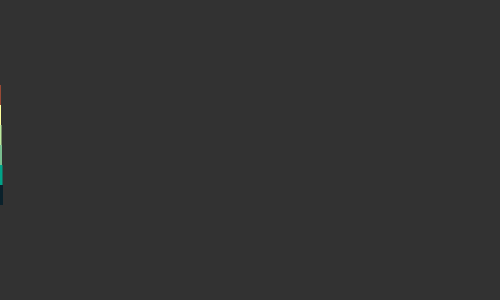
Frame 1 (no input)
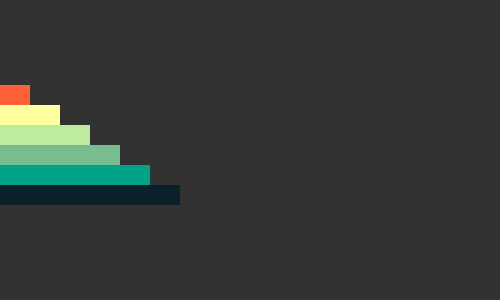
Frame 60 (the mouse pressed at the canvas centre just before this capture)
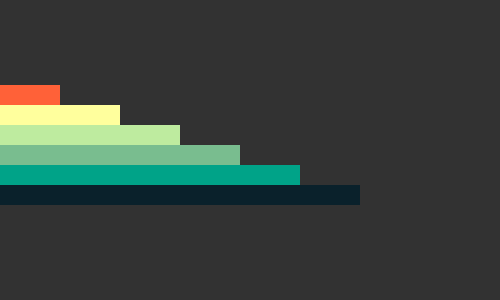
Frame 120 (the mouse held since frame 60 and released just before this capture)

The Processing sketch that drew these frames (run headless with seeded random() and noise(); from frame 60 on, the mouse is pressed at the canvas centre):

// Processing sketch: processing_55501
// ── processing_55501.pde

/* Code by Julia Grzeskowiak
York/Sheridan Joint Program in Design */
//translate resource: http://processing.org/learning/basics/translate.html //

float a, b;
float size = 20; // set size variable
float center = 10.0; //set radius dimension

void setup (){
  size (500,300); 
  smooth();
  noStroke();
  rectMode(CENTER); // set elipse to adjust from center point
  background(50); // background dark grey

}

void draw(){
 
  
  a = a + 0.5; // when drawing a, add 0.5
  
  if (a > width + size) {
    a = -size;             // if a is greater than width size of frame+ size variable, a should diminish by size variable
  }
  
   translate (a, size+85);    //translate horizontally by variable a, and translate vertically by size variable (20) + 85
  fill(255,97,56);            //Red= 255, G= 92, B=56
  rect(-size/2,-size/2, size, size);  //x-coordinate of the upper-left corner set to decrease to half the size of 'size' variable (20/2), as well as the y-coordinate of the upper-left corner; While width and height are 20.
   
    translate(a, size);      //translate horizontally by variable a, and translate vertically by size variable (20)
  fill(255,255,157);         //Red= 255, G= 225, B=257
  rect(-size/2, -size/2, size, size); //x-coordinate of the upper-left corner set to decrease to half the size of 'size' variable (20/2), as well as the y-coordinate of the upper-left corner; While width and height are 20.
 
    translate(a, size);      //translate horizontally by variable a, and translate vertically by size variable (20)
  fill(190,235,159);         //Red= 190, G= 235, B=159
  rect(-size/2, -size/2, size, size); //x-coordinate of the upper-left corner set to decrease to half the size of 'size' variable (20/2), as well as the y-coordinate of the upper-left corner; While width and height are 20.
  
    translate(a, size);      //translate horizontally by variable a, and translate vertically by size variable (20)
  fill(121,189,143);         //Red= 121, G= 189, B=143
  rect(-size/2, -size/2, size, size); //x-coordinate of the upper-left corner set to decrease to half the size of 'size' variable (20/2), as well as the y-coordinate of the upper-left corner; While width and height are 20.
  
   translate(a, size);      //translate horizontally by variable a, and translate vertically by size variable (20)
  fill(0,163,136);          //Red= 0, G= 163, B=136
  rect(-size/2, -size/2, size, size); //x-coordinate of the upper-left corner set to decrease to half the size of 'size' variable (20/2), as well as the y-coordinate of the upper-left corner; While width and height are 20.
 
  translate(a, size);      //translate horizontally by variable a, and translate vertically by size variable (20)
  fill(10,33,43);          //Red= 10, G= 33, B=43
  rect(-size/2, -size/2, size, size);  //x-coordinate of the upper-left corner set to decrease to half the size of 'size' variable (20/2), as well as the y-coordinate of the upper-left corner; While width and height are 20.
}
  
